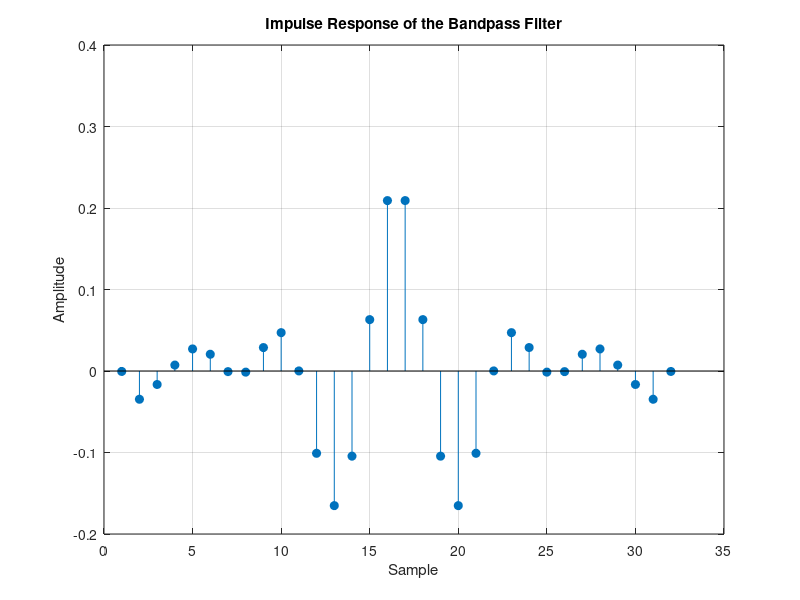

Write MATLAB code to recreate this figure. (Note: this script raises an error after producing the figure.)
% Filter specifications
M = 32;                      % Filter length (order + 1)
fp1 = 0.2;                   % Lower passband edge frequency (normalized)
fp2 = 0.35;                  % Upper passband edge frequency (normalized)
fs1 = 0.1;                   % Lower stopband edge frequency (normalized)
fs2 = 0.425;                 % Upper stopband edge frequency (normalized)

% Desired frequency bands and amplitude response
f = [0 fs1 fp1 fp2 fs2 1];   % Normalized frequency points
a = [0 0 1 1 0 0];           % Desired amplitude at each band

% Design the bandpass filter using Parks-McClellan algorithm
b = firpm(M - 1, f, a);      % FIR filter coefficients

% Plot impulse response
figure;
stem(b, 'filled');           % Plot impulse response as a stem plot
title('Impulse Response of the Bandpass Filter');
xlabel('Sample');
ylabel('Amplitude');
grid on;

% Plot frequency response using fvtool
fvtool(b, 1);                % Frequency response visualization
title('Frequency Response of the Bandpass Filter');

% Alternatively, plot using freqz for more control
figure;
freqz(b, 1, 1024);           % Frequency response with 1024 points
title('Magnitude and Phase Response of the Bandpass Filter');
